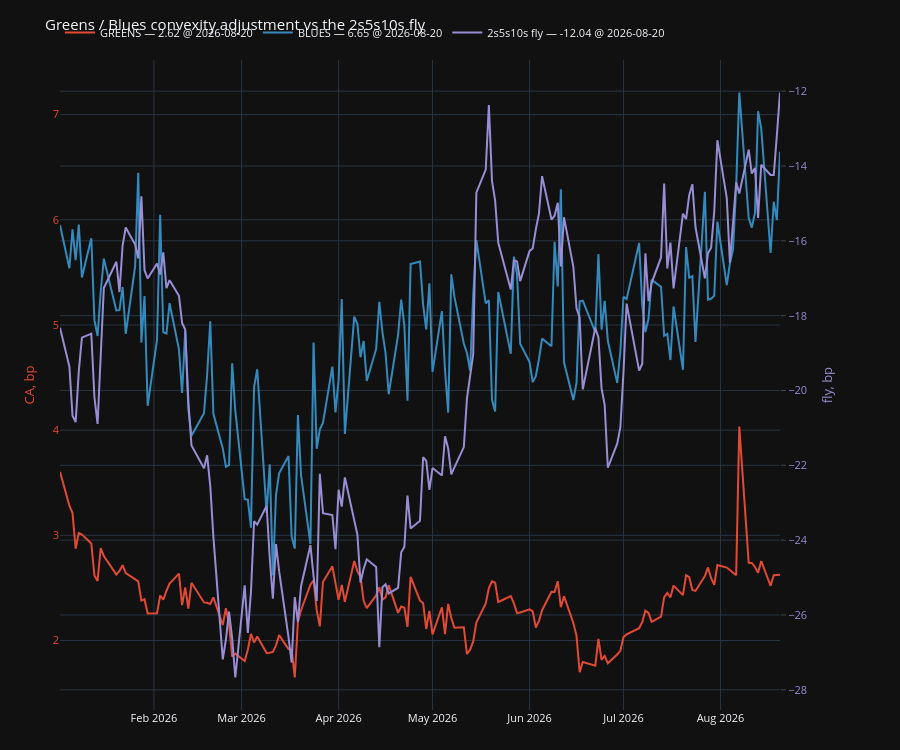
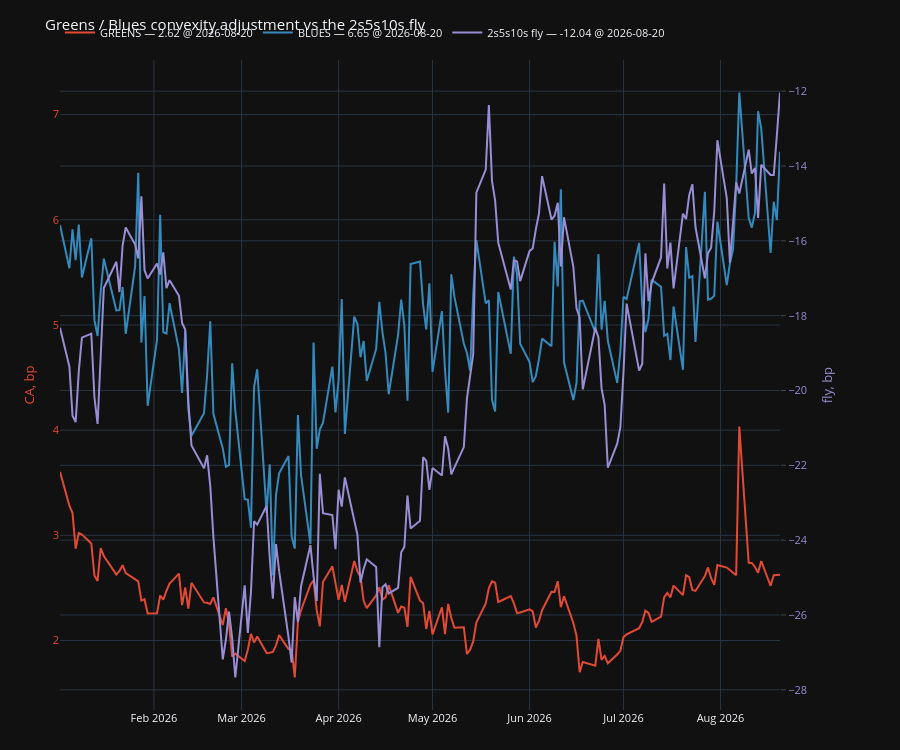

Source (notebook cell) for these figures, in order:
### Code cell
if not fly.empty:
    j = ca.join(fly, how="inner").dropna(subset=["2s5s10s fly"])
    plot, fig3, ax, ax2, legend = make_secondary_axis_plot(
        engine="plotly", ylabel_left="CA, bp", ylabel_right="fly, bp",
        title="Greens / Blues convexity adjustment vs the 2s5s10s fly")
    for c in ("GREENS", "BLUES"):
        if c in j.columns and j[c].notna().any():
            plot(j[c].dropna(), which="left", label=c)
    plot(j["2s5s10s fly"].dropna(), which="right", label="2s5s10s fly")
    legend(show_date=True)
    fig3.show()

    corr = j[[c for c in COLOURS if c in j.columns]].corrwith(j["2s5s10s fly"])
    print("\ncorrelation of LEVELS with the fly:")
    print(corr.round(3).to_string())
    dcorr = j.diff().dropna()
    print("\ncorrelation of daily CHANGES with the fly (the one that matters):")
    print(dcorr[[c for c in COLOURS if c in j.columns]]
          .corrwith(dcorr["2s5s10s fly"]).round(3).to_string())
else:
    print("skipped: no fly series")

### Figure 1 — Plotly figure (JSON) as saved in the notebook; plotly's stock layout.template omitted (floating-point values rounded to 4 significant figures; data arrays with more than 128 entries replaced by an {"elided": "..."} marker saying what was removed)
{"data": [{"line": {"color": "#E24A33"}, "mode": "lines", "name": "GREENS — 2.62 @ 2026-08-20", "showlegend": true, "type": "scatter", "x": {"elided": "160 str values"}, "y": {"elided": "160 float values"}, "yaxis": "y"}, {"line": {"color": "#348ABD"}, "mode": "lines", "name": "BLUES — 6.65 @ 2026-08-20", "showlegend": true, "type": "scatter", "x": {"elided": "160 str values"}, "y": {"elided": "160 float values"}, "yaxis": "y"}, {"line": {"color": "#988ED5"}, "mode": "lines", "name": "2s5s10s fly — -12.04 @ 2026-08-20", "showlegend": true, "type": "scatter", "x": {"elided": "160 str values"}, "y": {"elided": "160 float values"}, "yaxis": "y2"}], "layout": {"font": {"size": 11}, "height": 750, "legend": {"orientation": "h", "x": 0.0, "xanchor": "left", "y": 1.02, "yanchor": "bottom"}, "margin": {"b": 40, "l": 60, "r": 120, "t": 60}, "newshape": {"line": {"color": "red"}}, "title": {"text": "Greens / Blues convexity adjustment vs the 2s5s10s fly"}, "xaxis": {"showgrid": true, "showspikes": true, "spikecolor": "white", "spikemode": "across", "spikesnap": "cursor"}, "yaxis": {"showgrid": true, "showspikes": true, "spikecolor": "white", "spikesnap": "cursor", "spikethickness": 0.5, "tickfont": {"color": "#E24A33"}, "title": {"font": {"color": "#E24A33"}, "text": "CA, bp"}}, "yaxis2": {"anchor": "x", "overlaying": "y", "position": 0.98, "showgrid": true, "showspikes": true, "side": "right", "spikecolor": "white", "spikesnap": "cursor", "spikethickness": 0.5, "tickfont": {"color": "#988ED5"}, "ticklabelposition": "outside", "ticks": "outside", "title": {"font": {"color": "#988ED5"}, "standoff": 16, "text": "fly, bp"}}}}

### Figure 2 — Plotly figure (JSON) as saved in the notebook; plotly's stock layout.template omitted (floating-point values rounded to 4 significant figures; data arrays with more than 128 entries replaced by an {"elided": "..."} marker saying what was removed)
{"data": [{"line": {"color": "#E24A33"}, "mode": "lines", "name": "GREENS — 2.62 @ 2026-08-20", "showlegend": true, "type": "scatter", "x": {"elided": "160 str values"}, "y": {"elided": "160 float values"}, "yaxis": "y"}, {"line": {"color": "#348ABD"}, "mode": "lines", "name": "BLUES — 6.65 @ 2026-08-20", "showlegend": true, "type": "scatter", "x": {"elided": "160 str values"}, "y": {"elided": "160 float values"}, "yaxis": "y"}, {"line": {"color": "#988ED5"}, "mode": "lines", "name": "2s5s10s fly — -12.04 @ 2026-08-20", "showlegend": true, "type": "scatter", "x": {"elided": "160 str values"}, "y": {"elided": "160 float values"}, "yaxis": "y2"}], "layout": {"font": {"size": 11}, "height": 750, "legend": {"orientation": "h", "x": 0.0, "xanchor": "left", "y": 1.02, "yanchor": "bottom"}, "margin": {"b": 40, "l": 60, "r": 120, "t": 60}, "newshape": {"line": {"color": "red"}}, "title": {"text": "Greens / Blues convexity adjustment vs the 2s5s10s fly"}, "xaxis": {"showgrid": true, "showspikes": true, "spikecolor": "white", "spikemode": "across", "spikesnap": "cursor"}, "yaxis": {"showgrid": true, "showspikes": true, "spikecolor": "white", "spikesnap": "cursor", "spikethickness": 0.5, "tickfont": {"color": "#E24A33"}, "title": {"font": {"color": "#E24A33"}, "text": "CA, bp"}}, "yaxis2": {"anchor": "x", "overlaying": "y", "position": 0.98, "showgrid": true, "showspikes": true, "side": "right", "spikecolor": "white", "spikesnap": "cursor", "spikethickness": 0.5, "tickfont": {"color": "#988ED5"}, "ticklabelposition": "outside", "ticks": "outside", "title": {"font": {"color": "#988ED5"}, "standoff": 16, "text": "fly, bp"}}}}
